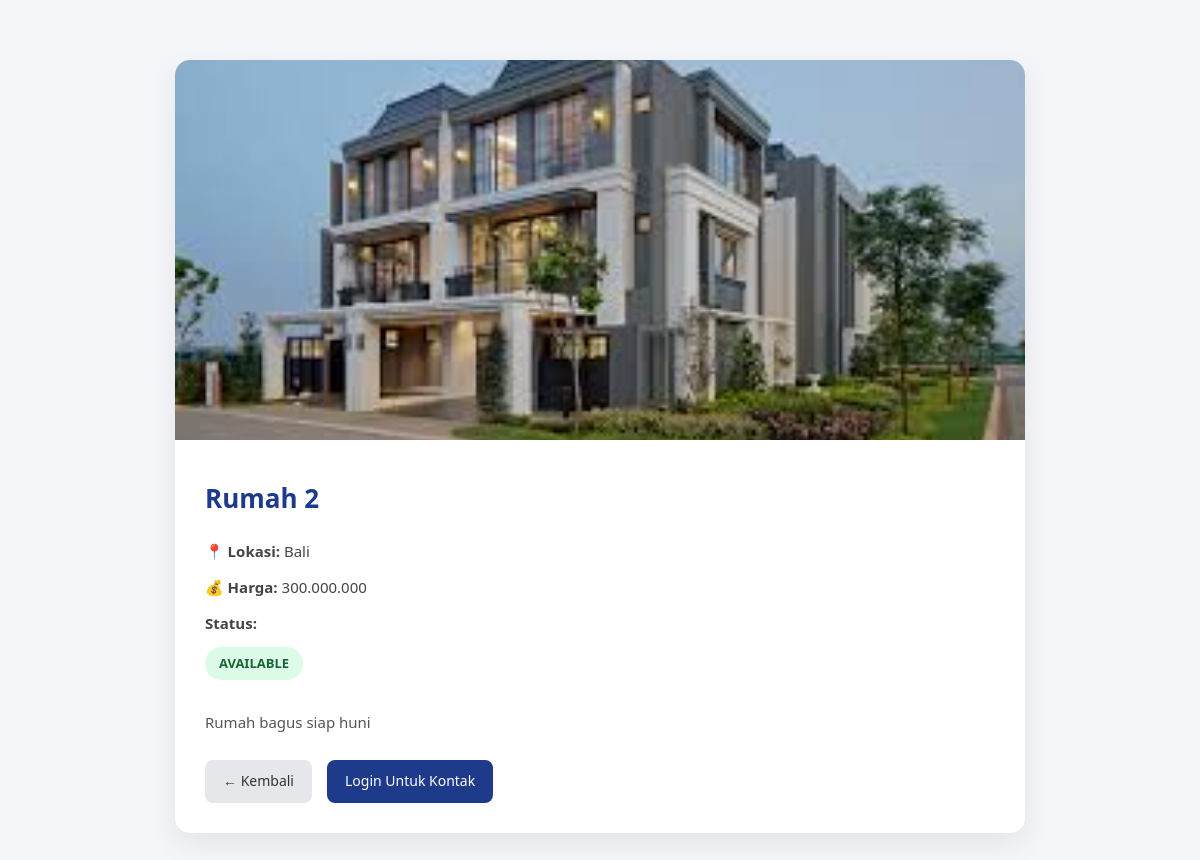
Page /property_detail.php?id=10 on the committed database.
### tables this page shows
CREATE TABLE `properties` (
  `id` int(11) NOT NULL,
  `title` varchar(255) NOT NULL,
  `location` varchar(255) NOT NULL,
  `price` varchar(100) NOT NULL,
  `description` text DEFAULT NULL,
  `status` enum('available','sold') NOT NULL DEFAULT 'available',
  `image` varchar(255) NOT NULL,
  `created_at` timestamp NOT NULL DEFAULT current_timestamp()
);

### property_detail.php (the view, shortened to what this page needs)
<?php
$id = isset($_GET['id']) ? (int)$_GET['id'] : 0;
$query = mysqli_query($conn, "SELECT * FROM properties WHERE id=$id");
$data = mysqli_fetch_assoc($query);
?>
<!DOCTYPE html>
<html lang="id">
<head>
    <link rel="stylesheet" href="css/style.css">
</head>
<body>
    <div class="detail-container">
        <div class="detail-card">
            <img src="images/<?php echo $data['image']; ?>" class="detail-image">
            <div class="detail-content">
                <h2><?php echo $data['title']; ?></h2>
                <p><strong>📍 Lokasi:</strong> <?php echo $data['location']; ?></p>
                <p><strong>💰 Harga:</strong> <?php echo $data['price']; ?></p>
                <p>
                    <strong>Status:</strong>
                </p>
                <span class="status <?php echo $data['status']; ?>">
                    <?php echo strtoupper($data['status']); ?>
                </span>
                <p class="description">
                    <?php echo nl2br($data['description']); ?>
                </p>
                <div class="button-group">
                    <a href="javascript:history.back()" class="btn-back">
                        ← Kembali
                    </a>
                    <?php if (isset($_SESSION['customer'])): ?>
                        <?php if ($data['status'] == 'available'): ?>
                            <a href="#" class="btn-contact">
                                Hubungi Sales
                            </a>
                        <?php else: ?>
                            <button class="btn-sold" disabled>
                                Sudah Terjual
                            </button>
                        <?php endif; ?>
                    <?php else: ?>
                        <a href="login_customer.php" class="btn-contact">
                            Login Untuk Kontak
                        </a>
                    <?php endif; ?>
                </div>
            </div>
        </div>
    </div>
</body>
</html>

### css/style.css (style rules this page uses)
html { overflow-y: scroll; }
* { margin: 0; padding: 0; box-sizing: border-box; font-family: "Segoe UI", Arial, sans-serif; }
body { background: #f4f6f9; color: #333; line-height: 1.6; }
.detail-container { padding: 60px 0; display: flex; justify-content: center; }
.detail-card { background: #ffffff; width: 100%; max-width: 850px; border-radius: 15px; overflow: hidden; box-shadow: 0 10px 30px rgba(0, 0, 0, 0.08); transition: 0.3s ease; }
.detail-image { width: 100%; height: 380px; object-fit: cover; }
.detail-content { padding: 30px; }
.detail-content h2 { margin-bottom: 20px; color: #1e3a8a; font-size: 26px; }
.detail-content p { margin-bottom: 12px; color: #444; font-size: 15px; }
.detail-content .description { margin-top: 15px; line-height: 1.7; color: #555; }
.status { padding: 6px 14px; border-radius: 20px; font-size: 13px; font-weight: bold; display: inline-block; margin-bottom: 15px; }
.status.available { background: #dcfce7; color: #166534; }
.button-group { margin-top: 25px; display: flex; gap: 15px; flex-wrap: wrap; }
.btn-back, .btn-contact, .btn-sold { padding: 10px 18px; border-radius: 8px; text-decoration: none; font-size: 14px; border: none; cursor: pointer; transition: 0.3s; }
.btn-back { background: #e5e7eb; color: #333; }
.btn-contact { background: #1e3a8a; color: white; }

### rows in the picture
properties: image (picture), title "Rumah 2", location "Bali", price "300.000.000", status "AVAILABLE", description "Rumah bagus siap huni"
